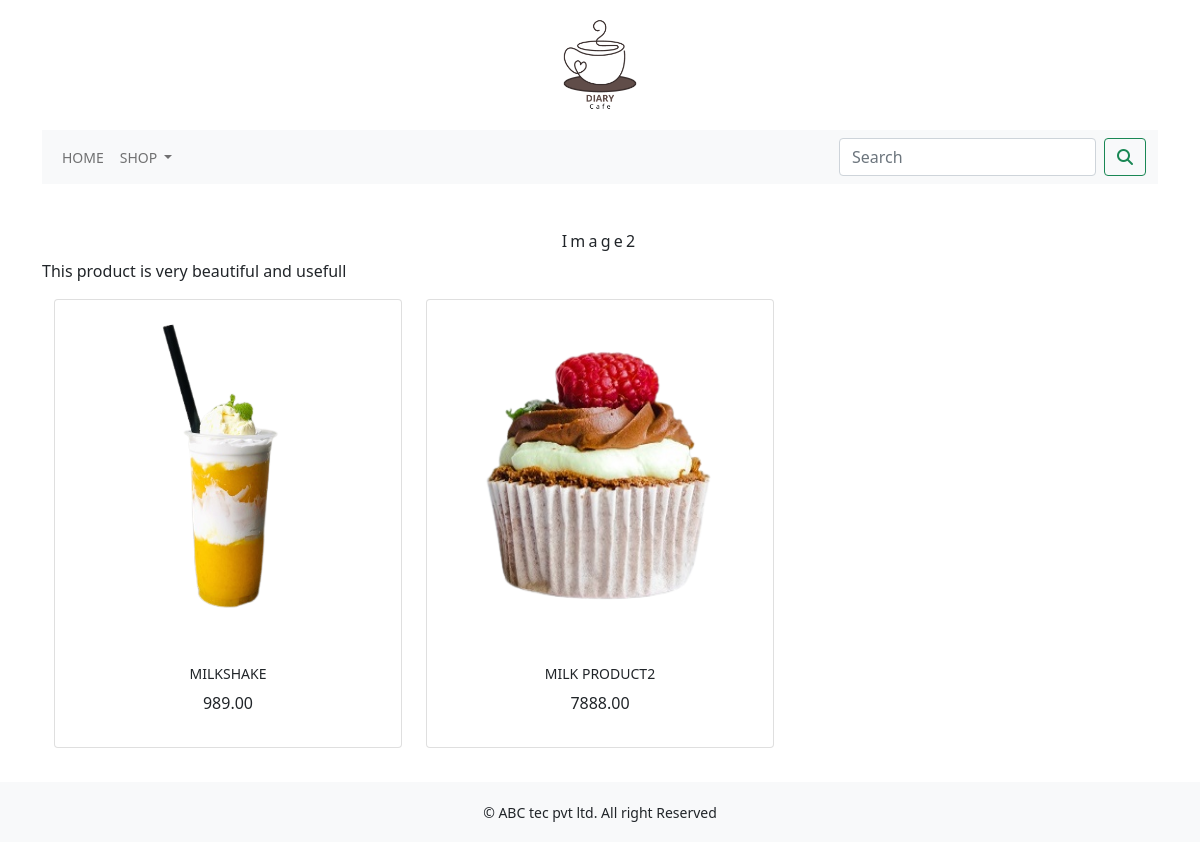
The app's page /shop/image2/ with its own data.
### shop/models.py (models this page shows, shortened)
class Category(models.Model):
    name=models.CharField(max_length=250,unique=True)
    slug=models.SlugField(max_length=250,unique=True)
    description=models.TextField(blank=True)
    image = models.ImageField(upload_to='category',blank=True)
    class Meta:
        ordering=('name',)
        verbose_name='category'
        verbose_name_plural='categories'
    def get_url(self):
        return reverse('shop:products_by_category',args=[self.slug])

class Product(models.Model):
    name=models.CharField(max_length=250,unique=True)
    slug=models.SlugField(max_length=250,unique=True)
    description=models.TextField(blank=True)
    price=models.DecimalField(max_digits=10,decimal_places=2)
    category=models.ForeignKey(Category,on_delete=models.CASCADE)
    image = models.ImageField(upload_to='product', blank=True)
    stock=models.IntegerField()
    available=models.BooleanField(default=True)
    created=models.DateTimeField(auto_now_add=True)
    updated=models.DateTimeField(auto_now=True)
    def get_url(self):
        return reverse('shop:prodCatdetail',args=[self.category.slug,self.slug])

### shop/views.py (the view)
# urls.py: path('', views.allProdCat, name='allProdCat'),
def allProdCat(request,c_slug=None):
    c_page=None
    products_list=None
    if c_slug!=None:
        c_page=get_object_or_404(Category,slug=c_slug)
        products_list=Product.objects.all().filter(category=c_page,available=True)
    else:
        products_list=Product.objects.all().filter(available=True)
    paginator=Paginator(products_list,6)
    try:
        page=int(request.GET.get('page','1'))
    except:
        page=1
    try:
        products=paginator.page(page)
    except (EmptyPage,InvalidPage):
        products=paginator.page(paginator.num_pages)
    return render(request,"category.html",{'catagory':c_page,'products':products})

### cart/context_processors.py (called while the page is built)
def counter(request):
    item_count=0
    if 'admin' in request.path:
        return {}
    else:
        try:
            cart=Cart.objects.filter(cart_id=cart_id(request))
            cart_items=CartItem.objects.all().filter(cart=cart[:1])
            for cart_item in cart_items:
                item_count += cart_item.quantity
        except cart.DoesNotExist:
            item_count=0
    return dict(item_count=item_count)

### cart/views.py (called while the page is built)
def cart_id(request):
    cart=request.session.session_key
    if not cart:
        cart=request.session.create()
    return cart

### shop/context_processors.py (called while the page is built)
def menu_links(request):
    links=Category.objects.all()
    return dict(links=links)

### template/category.html (shortened to what this page needs)
{% extends 'base.html' %}
{% load static %}
{% block content %}
<div class="mx-auto">
    {% if catagory %}
</div>
    <br>
<div>
        <h1 class="text-center my_title">{{catagory.name}}</h1>
        <p class="text-justify">{{catagory.description}}</p>
</div>
{% endif %}
<div class="container">
    <div class="row ms_auto">
        {% for product in products.object_list %}
        <div class="my_bottom_margin col-9 col-sm-12 col-md-4  col-lg-4">
            <div class="card text-center" style="min-width:18rem;">
                <a href="{{product.get_url}}"><img class="card-img-top my_image" src="{{product.image.url}}" alt="{{product.name}}" width="400px" height="350px"> </a>
            <div class="card-body">
               <h4>{{product.name}}</h4>
                <p>{{product.price}}</p>
            </div>
            </div>
        </div>
        {% endfor %}
    </div>
    <br>
</div>
{% endblock %}

### static/css/custom.css (style rules this page uses)
.my_image { width:100% height:auto; }
.my_title { font-size:16px; text_transform:uppercase; letter-spacing:.2em; }
.my_bottom_margin { margin-bottom:10px; }
.card-body h4 { font-size: 14px; text-transform: uppercase; latter-spacing: .2em; }

### records on screen
Category: name "Image2", description "This product is very beautiful and usefull"
Product: image (picture), name "MILKSHAKE", price "989.00"
Product: image (picture), name "MILK PRODUCT2", price "7888.00"
